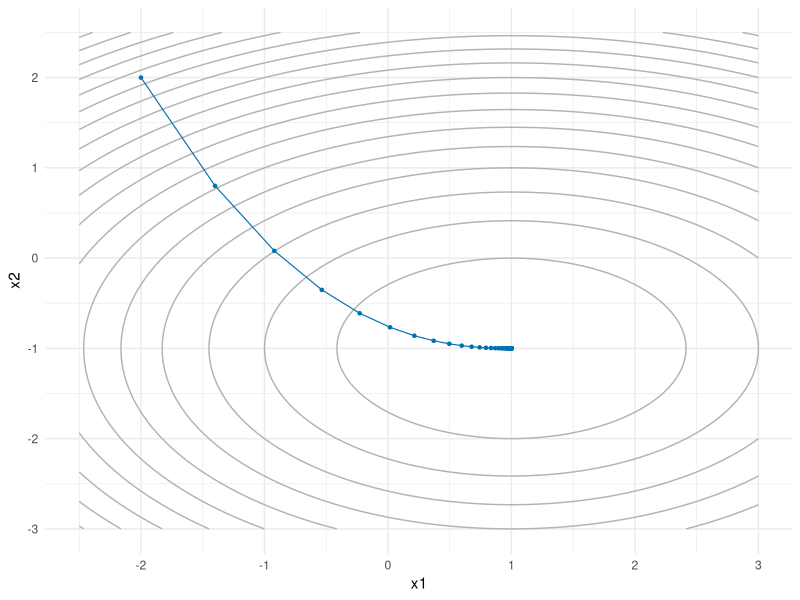
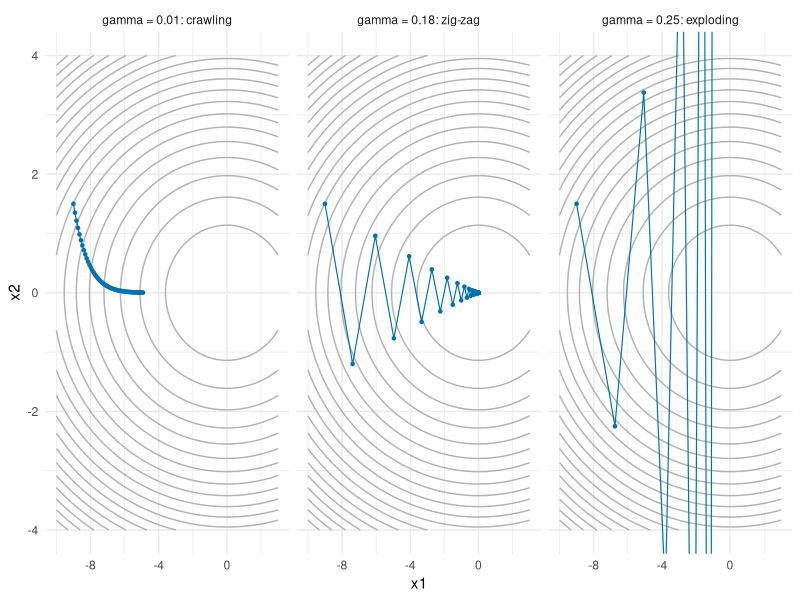
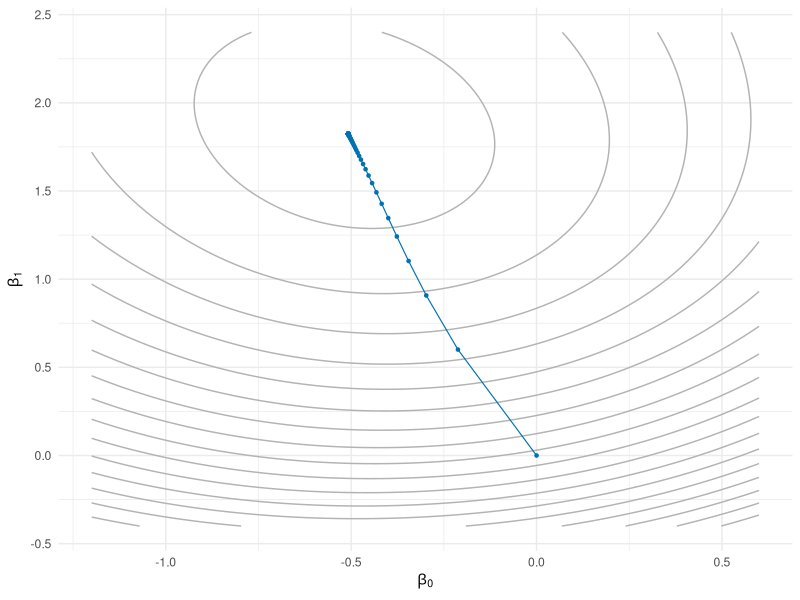
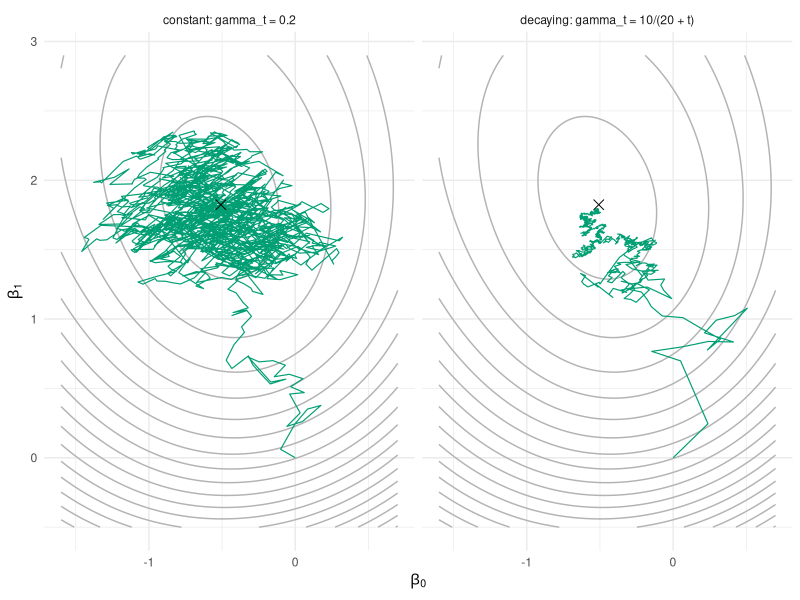
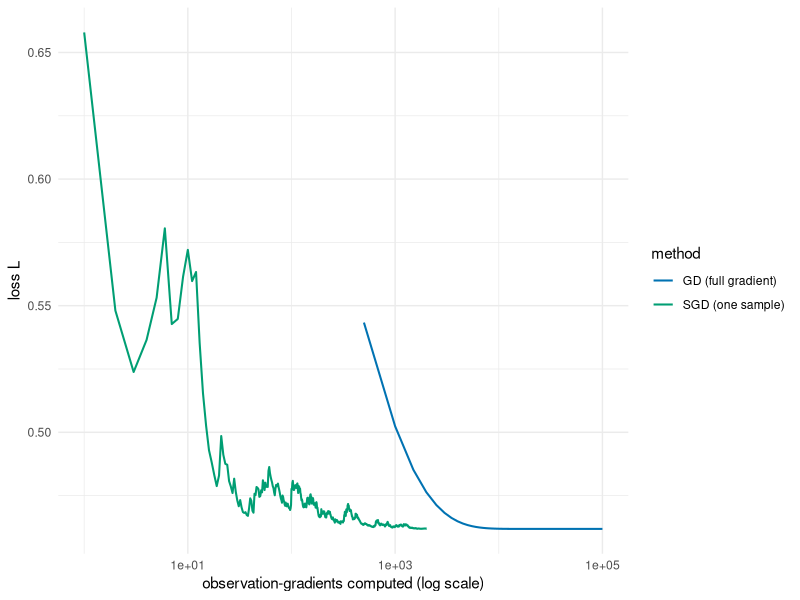

Here is the R script that generated these plots, in order:
## ---- chunk 1
#| include: false
set.seed(7432)
knitr::opts_chunk$set(fig.width = 6, fig.height = 4, out.width = "70%", fig.align = "center")
## ---- chunk 2
grad_descent <- function(grad, x0, gamma, n) {
  # one row per iterate, one column per coordinate
  path <- matrix(NA_real_, nrow = n + 1, ncol = length(x0))
  path[1, ] <- x0
  for (i in 1:n) {
    path[i + 1, ] <- path[i, ] - gamma * grad(path[i, ])
  }
  # return a data frame ready for ggplot: one row per iterate
  out <- as.data.frame(path)
  names(out) <- paste0("x", seq_along(x0))
  out$iter <- 0:n
  out
}
## ---- chunk 3
f_bowl <- \(x) (x[1] - 1)^2 + 2 * (x[2] + 1)^2
grad_bowl <- \(x) c(2 * (x[1] - 1), 4 * (x[2] + 1))

path_bowl <- grad_descent(grad_bowl, x0 = c(-2, 2), gamma = 0.1, n = 60)
round(tail(path_bowl, 3), 5)
## ---- chunk 4
library(ggplot2)

# evaluate f on a grid, ready for geom_contour
contour_data <- function(f, xlim, ylim, n = 100) {
  grid <- expand.grid(x1 = seq(xlim[1], xlim[2], length.out = n),
                      x2 = seq(ylim[1], ylim[2], length.out = n))
  grid$f <- apply(grid[, 1:2], 1, f)
  grid
}

# grey contours of f, with the trajectory drawn on top
ggplot(contour_data(f_bowl, c(-2.5, 3), c(-3, 2.5)), aes(x1, x2)) +
  geom_contour(aes(z = f), bins = 20, colour = "grey70") +
  geom_path(data = path_bowl, colour = "#0072B2", linewidth = 0.4) +
  geom_point(data = path_bowl, colour = "#0072B2", size = 0.9) +
  theme_minimal()
## ---- chunk 5
#| fig-width: 9
#| fig-height: 3.4
#| out-width: "100%"
f_ill <- \(x) x[1]^2 / 2 + 10 * x[2]^2 / 2
grad_ill <- \(x) c(x[1], 10 * x[2])

path_small <- grad_descent(grad_ill, c(-9, 1.5), gamma = 0.01, n = 60)
path_zig   <- grad_descent(grad_ill, c(-9, 1.5), gamma = 0.18, n = 60)
path_exploding  <- grad_descent(grad_ill, c(-9, 1.5), gamma = 0.25, n = 8)

# one labelled data frame, one facet per step size (week 4 tricks)
path_small$gamma <- "gamma = 0.01: crawling"
path_zig$gamma   <- "gamma = 0.18: zig-zag"
path_exploding$gamma  <- "gamma = 0.25: exploding"
paths3 <- rbind(path_small, path_zig, path_exploding)
paths3$gamma <- factor(paths3$gamma, levels = unique(paths3$gamma))

# the contour layer has no `gamma` column, so it is drawn in every facet
ggplot(contour_data(f_ill, c(-10, 3), c(-4, 4)), aes(x1, x2)) +
  geom_contour(aes(z = f), bins = 20, colour = "grey70") +
  geom_path(data = paths3, colour = "#0072B2", linewidth = 0.4) +
  geom_point(data = paths3, colour = "#0072B2", size = 0.9) +
  coord_cartesian(ylim = c(-4, 4)) +
  facet_wrap(~ gamma) +
  theme_minimal()
## ---- chunk 6
steps_to_tol <- function(path, target, tol = 1e-3) {
  X <- as.matrix(path[seq_along(target)])   # the x1, ..., xd columns
  dist <- apply(X, 1, function(x) sqrt(sum((x - target)^2)))
  path$iter[which(dist < tol)[1]]           # NA if it never gets there
}

c(crawl = steps_to_tol(grad_descent(grad_ill, c(-9, 1.5), 0.01, 5000), c(0, 0)),
  zig   = steps_to_tol(grad_descent(grad_ill, c(-9, 1.5), 0.18, 5000), c(0, 0)))
## ---- chunk 7
set.seed(7432)

# --- logistic regression data: intercept + one covariate --------------------
n_log <- 500
x_log <- rnorm(n_log)
X_log <- cbind(1, x_log)                  # design matrix: intercept + slope
beta_log_true <- c(-0.5, 2)
p_true <- 1 / (1 + exp(-as.vector(X_log %*% beta_log_true)))
y_log <- rbinom(n_log, 1, p_true)

sigmoid <- \(z) 1 / (1 + exp(-z))
nll <- \(b) {
  eta <- as.vector(X_log %*% b)
  mean(log(1 + exp(eta)) - y_log * eta)
}
nll_grad <- \(b) {
  p <- sigmoid(as.vector(X_log %*% b))
  as.vector(t(X_log) %*% (p - y_log)) / n_log
}
## ---- chunk 8
path_nll <- grad_descent(nll_grad, x0 = c(0, 0), gamma = 2, n = 200)

beta_hat <- unlist(tail(path_nll, 1)[1:2])   # the final iterate
beta_hat
nll_grad(beta_hat)                           # its gradient: numerically zero
## ---- chunk 9
ggplot(contour_data(nll, c(-1.2, 0.6), c(-0.4, 2.4)), aes(x1, x2)) +
  geom_contour(aes(z = f), bins = 20, colour = "grey70") +
  geom_path(data = path_nll, colour = "#0072B2", linewidth = 0.4) +
  geom_point(data = path_nll, colour = "#0072B2", size = 0.9) +
  labs(x = expression(beta[0]), y = expression(beta[1])) +
  theme_minimal()
## ---- chunk 10
# approximate each partial derivative of f by a central difference
num_grad <- function(f, b, h = 1e-6) {
  g <- numeric(length(b))
  for (j in seq_along(b)) {
    e <- numeric(length(b))
    e[j] <- h
    g[j] <- (f(b + e) - f(b - e)) / (2 * h)
  }
  g
}

b_test <- c(0.5, -1)
num_grad(nll, b_test) - nll_grad(b_test)   # approximation error at a test point
## ---- chunk 11
# factory: fix f and h once, get back a gradient function of b alone
make_num_grad <- function(f, h = 1e-6) \(b) num_grad(f, b, h)

path_num <- grad_descent(make_num_grad(nll), x0 = c(0, 0), gamma = 2, n = 200)

c(steps_exact = steps_to_tol(path_nll, beta_hat),
  steps_num   = steps_to_tol(path_num, beta_hat))
rbind(exact     = beta_hat,
      numerical = unlist(tail(path_num, 1)[1:2]))
## ---- chunk 12
sgd <- function(grad_i, x0, gamma, n_steps, n_data) {
  # grad_i(theta, i): gradient of the loss at observation i only
  # gamma(t): step size at step t
  path <- matrix(NA_real_, nrow = n_steps + 1, ncol = length(x0))
  path[1, ] <- x0
  for (t in 1:n_steps) {
    i <- sample(n_data, 1)
    path[t + 1, ] <- path[t, ] - gamma(t) * grad_i(path[t, ], i)
  }
  out <- as.data.frame(path)
  names(out) <- paste0("x", seq_along(x0))
  out$iter <- 0:n_steps
  out
}

# single-observation gradient of the NLL: (sigmoid(eta_i) - y_i) * x_i
nll_grad_i <- function(b, i) X_log[i, ] * (sigmoid(sum(X_log[i, ] * b)) - y_log[i])
## ---- chunk 13
#| fig-width: 8
#| fig-height: 3.8
#| out-width: "100%"
set.seed(1)
sgd_const <- sgd(nll_grad_i, c(0, 0), gamma = \(t) 0.2,           n_steps = 2000, n_data = n_log)
sgd_decay <- sgd(nll_grad_i, c(0, 0), gamma = \(t) 10 / (20 + t), n_steps = 2000, n_data = n_log)

sgd_const$schedule <- "constant: gamma_t = 0.2"
sgd_decay$schedule <- "decaying: gamma_t = 10/(20 + t)"
sgd_both <- rbind(sgd_const, sgd_decay)

# the cross marks beta_hat, the minimiser gradient descent found above
mle_pt <- data.frame(x1 = beta_hat[1], x2 = beta_hat[2])

ggplot(contour_data(nll, c(-1.6, 0.7), c(-0.5, 2.9)), aes(x1, x2)) +
  geom_contour(aes(z = f), bins = 20, colour = "grey70") +
  geom_path(data = sgd_both, colour = "#009E73", linewidth = 0.4) +
  geom_point(data = mle_pt, shape = 4, size = 3, colour = "black") +
  facet_wrap(~ schedule) +
  labs(x = expression(beta[0]), y = expression(beta[1])) +
  theme_minimal()
## ---- chunk 14
#| message: false
library(dplyr)

# the paths hold only iterates; evaluate the loss along each of them ourselves
path_nll$loss  <- apply(as.matrix(path_nll[, 1:2]), 1, nll)
sgd_decay$loss <- apply(as.matrix(sgd_decay[, 1:2]), 1, nll)

cost_df <- bind_rows(
  tibble(evals = path_nll$iter * n_log, loss = path_nll$loss,  method = "GD (full gradient)"),
  tibble(evals = sgd_decay$iter,        loss = sgd_decay$loss, method = "SGD (one sample)")
) |>
  filter(evals > 0)

ggplot(cost_df, aes(evals, loss, colour = method)) +
  geom_line(linewidth = 0.7) +
  scale_x_log10() +
  scale_colour_manual(values = c("GD (full gradient)" = "#0072B2",
                                 "SGD (one sample)" = "#009E73")) +
  labs(x = "observation-gradients computed (log scale)", y = "loss L") +
  theme_minimal()
## ---- chunk 15
grad_descent_pre <- function(grad, x0, gamma, n, P) {
  path <- matrix(NA_real_, nrow = n + 1, ncol = length(x0))
  path[1, ] <- x0
  for (i in 1:n) {
    path[i + 1, ] <- path[i, ] - gamma * as.vector(P %*% grad(path[i, ]))
  }
  out <- as.data.frame(path)
  names(out) <- paste0("x", seq_along(x0))
  out$iter <- 0:n
  out
}
## ---- chunk 16
P <- diag(c(1, 1 / 10))
path_pre <- grad_descent_pre(grad_ill, c(-9, 1.5), gamma = 1, n = 5, P = P)
round(path_pre, 10)
## ---- chunk 17
fit_bfgs <- optim(par = c(0, 0), fn = nll, gr = nll_grad, method = "BFGS")
fit_bfgs$par          # estimated coefficients
fit_bfgs$value        # NLL at the minimum
fit_bfgs$counts       # evaluations of fn and gr
fit_bfgs$convergence  # 0 means success
## ---- chunk 18
# our GD: path_nll, already computed in @sec-week5-losses (200 steps, gamma = 2)

# our SGD, with a hand-tuned decay schedule
set.seed(3)
path_sgd_nll <- sgd(nll_grad_i, c(0, 0), gamma = \(t) 10 / (20 + t),
                    n_steps = 4000, n_data = n_log)

# the reference fit
fit_glm <- glm(y_log ~ X_log - 1, family = binomial)

results <- data.frame(
  method = c("glm()", "optim BFGS", "GD (200 steps)", "SGD (4000 steps)"),
  nll = c(nll(coef(fit_glm)), fit_bfgs$value,
          nll(beta_hat),
          nll(unlist(tail(path_sgd_nll, 1)[1:2]))),
  obs_gradients = c(NA, fit_bfgs$counts["gradient"] * n_log, 200 * n_log, 4000)
)
results$nll <- round(results$nll, 6)
results$obs_gradients <- format(results$obs_gradients, big.mark = ",", scientific = FALSE)
results
